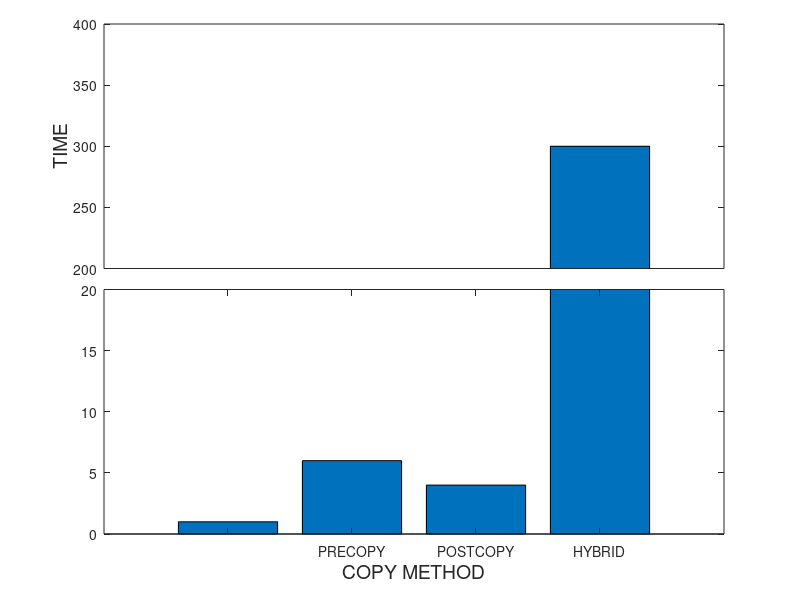
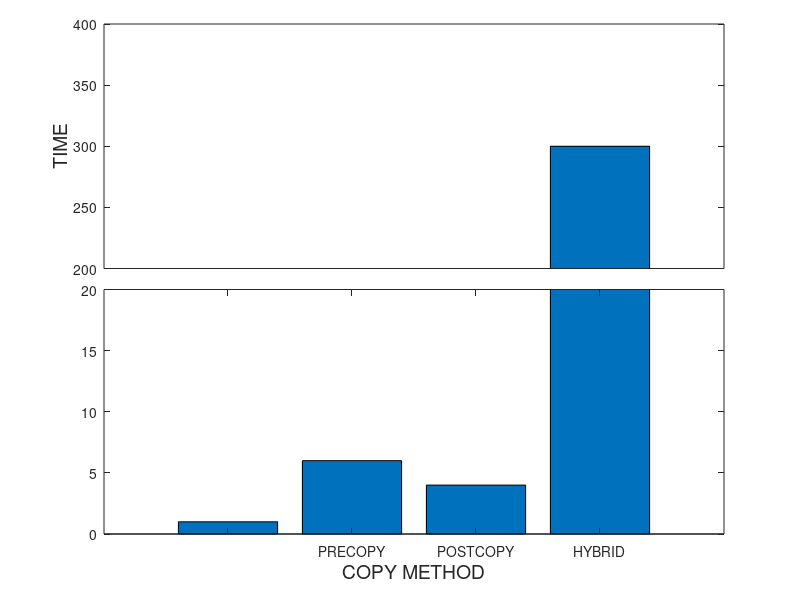
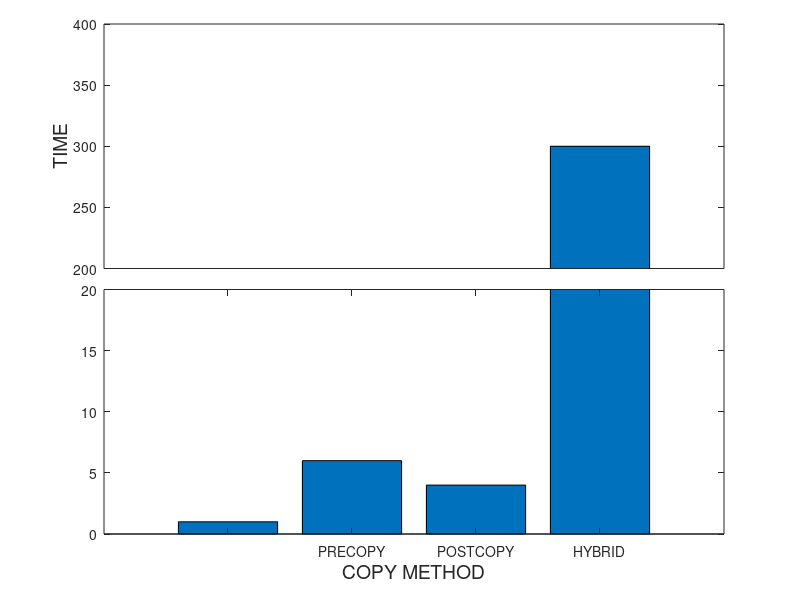

Reproduce these figures in MATLAB, in order.
a=[1 6 4 300];
x = {'', 'PRECOPY', 'POSTCOPY', 'HYBRID', 'PRO-HYBRID', ''};

fontsize = 14;

ylim1=[0 20];
%ylim2=[100 300];
ylim2=[200 400];
xlim=[0 length(a)+1];

figure;

% retrieve your default axis pos
clf;
p0=get(gca,'position')
delete(gcf);

% create axis1
%a1=axes('position',[p0(1) p0(2) p0(3)/2-.025 p0(4)]);
a1=axes('position',[p0(1) p0(2) p0(3) p0(4)/2]);
%barh(a);
bar(a);
%set(a1,'ylim',ylim1);
set(a1,'ylim',ylim1, 'XTickLabel', x);
xlabel('COPY METHOD', 'FontSize', fontsize);
%ylabel('TIME', 'FontSize', fontsize);

%box off;

% create axis2
%a2=axes('position',[p0(1)+p0(3)/2+.025 p0(2) p0(3)/2-.025 p0(4)]);
a2=axes('position',[p0(1) p0(4)/2+.145 p0(3) p0(4)/2])
%a2=axes('position',[p0(1) p0(2) p0(3) p0(4)/2]);
%barh(a);
bar(a);

%set(a2,'ylim',ylim1);
set(a2,'ylim',ylim2);
%ylim(ylim2);
%set(a2,'xlim',xlim,'ylim',ylim2);
set(a2,'xtick',[]);
%set(a2,'xcolor',get(a2,'color'));
ylabel('TIME', 'FontSize', fontsize);
%box off

%%%%%%%%%%%%%%%% plotting %%%%%%%%%%%%%%%%%%%%%
output = "break_axis";

%figure;
saveas(1, strcat(output, ".png"));
saveas(1, strcat(output, ".emf"));
saveas(1, strcat(output, ".eps"));

%box off
